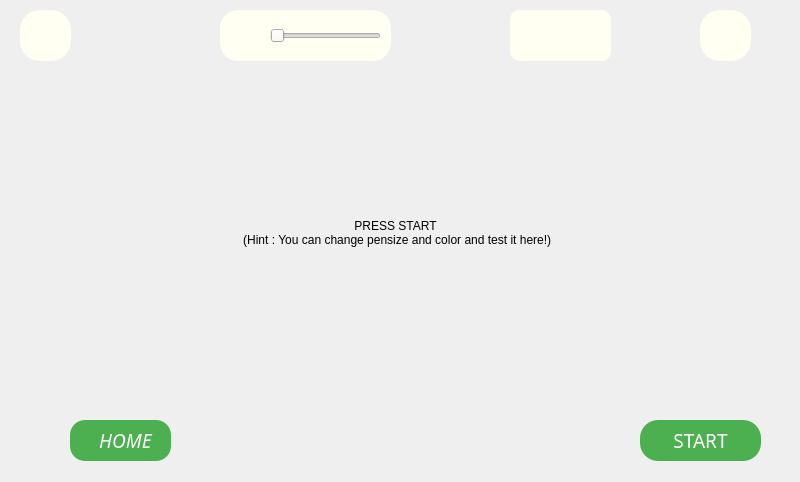
<?xml version="1.0" encoding="UTF-8"?>
<ui version="4.0">
 <class>MainWindow</class>
 <widget class="QMainWindow" name="MainWindow">
  <property name="geometry">
   <rect>
    <x>0</x>
    <y>0</y>
    <width>800</width>
    <height>482</height>
   </rect>
  </property>
  <property name="windowTitle">
   <string>MainWindow</string>
  </property>
  <widget class="QWidget" name="centralwidget">
   <widget class="QPushButton" name="HomeButton">
    <property name="geometry">
     <rect>
      <x>70</x>
      <y>420</y>
      <width>91</width>
      <height>41</height>
     </rect>
    </property>
    <property name="font">
     <font>
      <family>Monotype Corsiva</family>
      <pointsize>14</pointsize>
      <italic>true</italic>
     </font>
    </property>
    <property name="styleSheet">
     <string notr="true">/*  background-color: #4CAF50;*/
  border: none;
  color: white;
  padding: 5px;
  border-radius: 25px;

</string>
    </property>
    <property name="text">
     <string>    HOME</string>
    </property>
    <property name="flat">
     <bool>false</bool>
    </property>
   </widget>
   <widget class="QPushButton" name="NextButton">
    <property name="geometry">
     <rect>
      <x>640</x>
      <y>420</y>
      <width>121</width>
      <height>41</height>
     </rect>
    </property>
    <property name="font">
     <font>
      <family>Monotype Corsiva</family>
      <pointsize>14</pointsize>
      <underline>false</underline>
      <strikeout>false</strikeout>
     </font>
    </property>
    <property name="styleSheet">
     <string notr="true">  background-color: #4CAF50;
  border: none;
  color: white;
  padding: 5px;
  border-radius: 18px;

</string>
    </property>
    <property name="text">
     <string>START</string>
    </property>
    <property name="flat">
     <bool>false</bool>
    </property>
   </widget>
   <widget class="QLabel" name="homeIcon">
    <property name="geometry">
     <rect>
      <x>70</x>
      <y>420</y>
      <width>101</width>
      <height>41</height>
     </rect>
    </property>
    <property name="styleSheet">
     <string notr="true">  background-color: #4CAF50;
border-radius:15px;</string>
    </property>
    <property name="text">
     <string/>
    </property>
   </widget>
   <widget class="QPushButton" name="paleteButton">
    <property name="geometry">
     <rect>
      <x>510</x>
      <y>10</y>
      <width>101</width>
      <height>51</height>
     </rect>
    </property>
    <property name="styleSheet">
     <string notr="true">background-color: rgb(255, 255, 242);
border-radius: 10px;</string>
    </property>
    <property name="text">
     <string/>
    </property>
   </widget>
   <widget class="QPushButton" name="logoutButton">
    <property name="geometry">
     <rect>
      <x>20</x>
      <y>10</y>
      <width>51</width>
      <height>51</height>
     </rect>
    </property>
    <property name="styleSheet">
     <string notr="true">background-color: rgb(255, 255, 242);
border-radius: 20px;</string>
    </property>
    <property name="text">
     <string/>
    </property>
   </widget>
   <widget class="QPushButton" name="pencilButton">
    <property name="geometry">
     <rect>
      <x>220</x>
      <y>10</y>
      <width>171</width>
      <height>51</height>
     </rect>
    </property>
    <property name="styleSheet">
     <string notr="true">background-color: rgb(255, 255, 242);
border-radius: 18px;</string>
    </property>
    <property name="text">
     <string/>
    </property>
   </widget>
   <widget class="QLabel" name="BrushImg">
    <property name="geometry">
     <rect>
      <x>226</x>
      <y>10</y>
      <width>51</width>
      <height>51</height>
     </rect>
    </property>
    <property name="text">
     <string/>
    </property>
   </widget>
   <widget class="QSlider" name="horizontalSlider">
    <property name="geometry">
     <rect>
      <x>270</x>
      <y>20</y>
      <width>111</width>
      <height>31</height>
     </rect>
    </property>
    <property name="orientation">
     <enum>Qt::Horizontal</enum>
    </property>
   </widget>
   <widget class="QLabel" name="label">
    <property name="geometry">
     <rect>
      <x>0</x>
      <y>62</y>
      <width>791</width>
      <height>341</height>
     </rect>
    </property>
    <property name="text">
     <string>PRESS START
 (Hint : You can change pensize and color and test it here!)</string>
    </property>
    <property name="alignment">
     <set>Qt::AlignCenter</set>
    </property>
   </widget>
   <widget class="QPushButton" name="folderBt">
    <property name="geometry">
     <rect>
      <x>700</x>
      <y>10</y>
      <width>51</width>
      <height>51</height>
     </rect>
    </property>
    <property name="styleSheet">
     <string notr="true">background-color: rgb(255, 255, 242);
border-radius: 20px;</string>
    </property>
    <property name="text">
     <string/>
    </property>
   </widget>
   <zorder>homeIcon</zorder>
   <zorder>paleteButton</zorder>
   <zorder>HomeButton</zorder>
   <zorder>NextButton</zorder>
   <zorder>logoutButton</zorder>
   <zorder>pencilButton</zorder>
   <zorder>BrushImg</zorder>
   <zorder>horizontalSlider</zorder>
   <zorder>label</zorder>
   <zorder>folderBt</zorder>
  </widget>
 </widget>
 <resources/>
 <connections/>
</ui>
